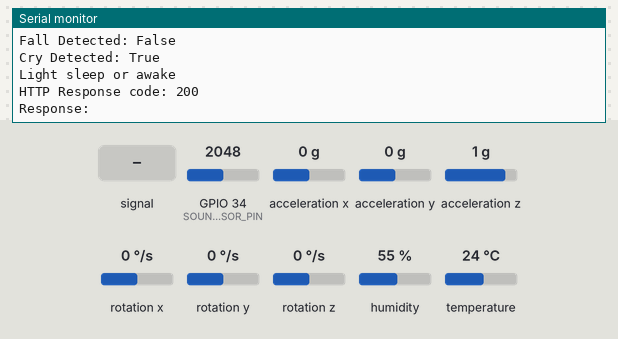
The sketch below on a simulated ESP32. On the bench: the last lines printed to the serial monitor. The test bench sets the inputs (shaded band); at power-on: acceleration x 0 g, humidity 55 %, temperature 24 °C, GPIO 34 (SOUND_SENSOR_PIN) = 2048, acceleration y 0 g, acceleration z 1 g, rotation x 0 °/s, rotation y 0 °/s, rotation z 0 °/s. WiFi joins after 1.5 s; servers stay silent unless stated; uploads are accepted with an empty reply; random numbers use the default seed unless the sketch sets one.

Above: at 3.2 s.
3.3 s: GPIO 34 (SOUND_SENSOR_PIN) fed a 200 Hz sine of ±1842 counts around its level
13.9 s: acceleration x set to -1.4 g
At 17.8 s:
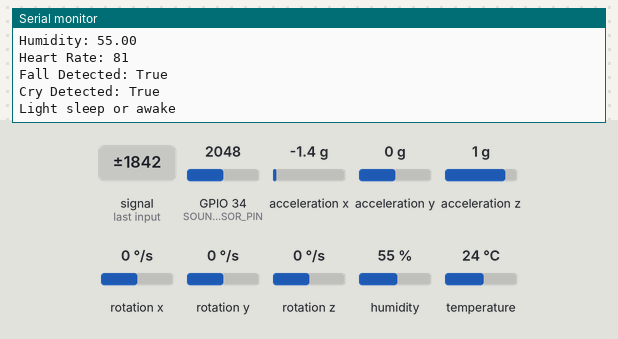
24.3 s: humidity set to 22 %
At 29.2 s:
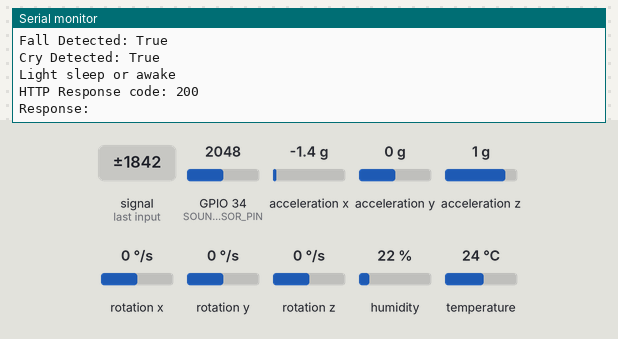
30.1 s: temperature set to 12 °C
At 33.44 s:
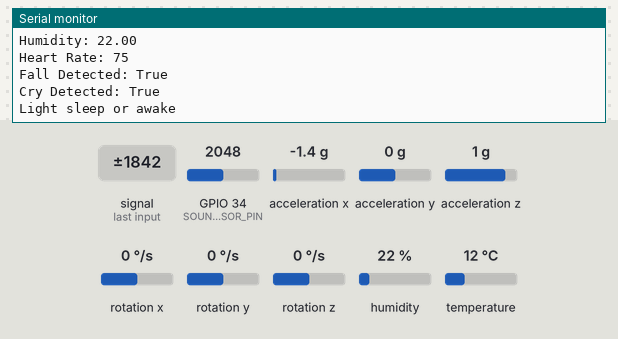
35.9 s: humidity set to 40 %
At 38.65 s:
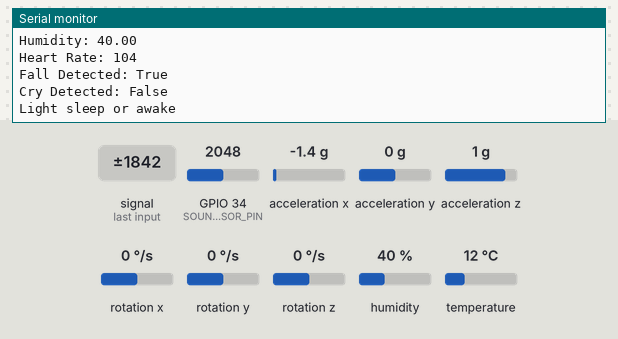
Timing chart, 0 to 40.1 s (numbered marks = the images above; inputs shaded):
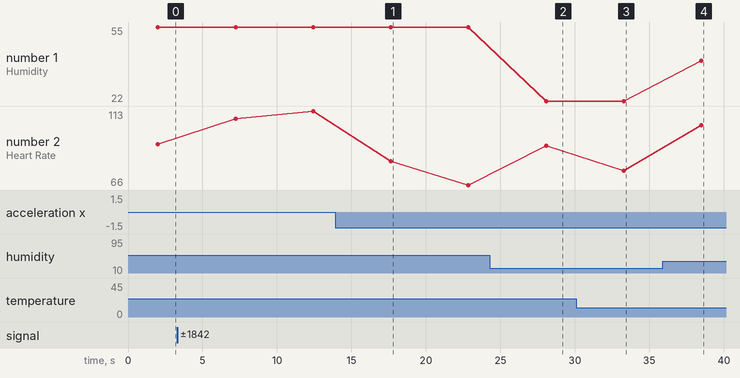

The sketch:

sketch.ino
```cpp
#include <WiFi.h>
#include <HTTPClient.h>
#include <DHT.h>
#include <Wire.h>
#include <MPU6050.h>

// Wi-Fi credentials (Wokwi simulation)
const char* ssid = "Wokwi-GUEST";  // Use the default Wokwi network
const char* password = "";         // No password required for Wokwi

// Backend endpoint (Replace with your server's URL)
const char* serverName = "https://baby-health-monitoring-wearable-device.onrender.com/data";

// DHT sensor setup (for temperature monitoring)
#define DHT_SENSOR_PIN  32
#define DHT_SENSOR_TYPE DHT22
DHT dht_sensor(DHT_SENSOR_PIN, DHT_SENSOR_TYPE);

// MPU6050 (for fall detection)
MPU6050 mpu;

// Sound sensor pin (for cry detection)
#define SOUND_SENSOR_PIN 34  // Pin connected to sound sensor

// Thresholds
const int CRY_THRESHOLD = 500;    // Threshold for cry detection
const float FALL_THRESHOLD = 1.5; // Threshold for fall detection (in g)

// Sleep monitoring thresholds
float movementThreshold = 0.05; // Define based on test values
int sleepStage = 0; // 0 for awake, 1 for light sleep, 2 for deep sleep

void setup() {
  Serial.begin(115200);

  // Initialize DHT sensor
  dht_sensor.begin();

  // Initialize MPU6050
  Wire.begin();
  mpu.initialize();

  if (!mpu.testConnection()) {
    Serial.println("MPU6050 connection failed!");
    while (1);
  } else {
    Serial.println("MPU6050 connected");
  }

  // Connect to Wi-Fi
  WiFi.begin(ssid, password);
  while (WiFi.status() != WL_CONNECTED) {
    delay(1000);
    Serial.println("Connecting to WiFi...");
  }
  Serial.println("Connected to WiFi");
}

void loop() {
  // Collect data from the DHT sensor (simulate temperature)
  float tempC = dht_sensor.readTemperature();
  float humidity = dht_sensor.readHumidity();

  // Heart rate simulation (random between 60 and 120 bpm)
  int heartRate = random(60, 121);

  // Read acceleration data from MPU6050 for fall detection
  VectorInt16 accel;
  mpu.getAcceleration(&accel.x, &accel.y, &accel.z);

  // Calculate total acceleration in g
  float totalAccel = sqrt(sq(accel.x) + sq(accel.y) + sq(accel.z)) / 16384.0;

  // Detect fall if acceleration exceeds threshold
  bool fallDetected = totalAccel > FALL_THRESHOLD;

  // Determine sleep stage
  if (totalAccel < movementThreshold) {
    sleepStage = 2; // Deep sleep (minimal movement)
  } else if (totalAccel >= movementThreshold) {
    sleepStage = 1; // Light sleep or awake (movement detected)
  }

  // Read sound level for cry detection
  int soundLevel = analogRead(SOUND_SENSOR_PIN);
  bool cryDetected = soundLevel > CRY_THRESHOLD;

  // Display data
  if (isnan(tempC) || isnan(humidity)) {
    Serial.println("Failed to read from DHT sensor!");
  } else {
    Serial.print("Temperature: ");
    Serial.println(tempC);
    Serial.print("Humidity: ");
    Serial.println(humidity);
    Serial.print("Heart Rate: ");
    Serial.println(heartRate);
    Serial.print("Fall Detected: ");
    Serial.println(fallDetected ? "True" : "False");
    Serial.print("Cry Detected: ");
    Serial.println(cryDetected ? "True" : "False");
    // Print sleep stage
    if (sleepStage == 2) {
      Serial.println("Deep sleep");
    } else {
      Serial.println("Light sleep or awake");
    }
  }

  // Send the data to the backend
  if (WiFi.status() == WL_CONNECTED) {
    HTTPClient http;
    http.begin(serverName);
    http.addHeader("Content-Type", "application/x-www-form-urlencoded");

    // Prepare data to send
    String postData = "temperature=" + String(tempC) +
                      "&humidity=" + String(humidity) +
                      "&heartRate=" + String(heartRate) +
                      "&fallDetected=" + String(fallDetected) +
                      "&cryDetected=" + String(cryDetected) +
                      "&sleepStage=" + String(sleepStage);

    // Send the POST request
    int httpResponseCode = http.POST(postData);

    if (httpResponseCode > 0) {
      String response = http.getString();
      Serial.println("HTTP Response code: " + String(httpResponseCode));
      Serial.println("Response: " + response);
    } else {
      Serial.println("Error on sending POST: " + String(httpResponseCode));
    }

    http.end();
  } else {
    Serial.println("WiFi not connected");
  }

  delay(5000);  // Adjust delay to control the frequency of sending data
}
```

Measured:
- after the input at 13.9 s, the serial monitor: prints a new line after 3.7 s (image 1)
- after the input at 24.3 s, the serial monitor: prints a new line after 3.8 s (image 2)
- after the input at 30.1 s, the serial monitor: prints a new line after 3.2 s (image 3)
- after the input at 35.9 s, the serial monitor: prints a new line after 2.6 s (image 4)
- plotted number 1: 55 → 22 after the input at 24.3 s, 22 → 40 after the input at 35.9 s
